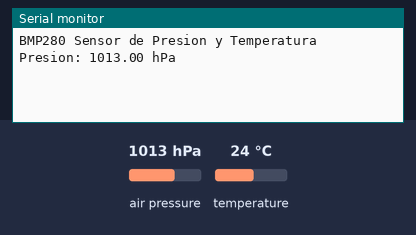
This sketch was run on a simulated Arduino Uno, built with avr-gcc and run on an emulated ATmega328P. Parts: the last lines printed to the serial monitor. The inputs (shaded band) are chosen by the test bench; at power-on: air pressure 1013 hPa, temperature 24 °C.

Above: at 3.2 s.
3.3 s: air pressure set to 952 hPa
At 5.4 s:
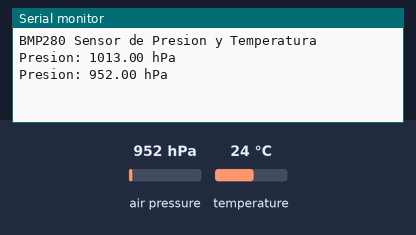
6.3 s: air pressure set to 975 hPa
At 9.1 s:
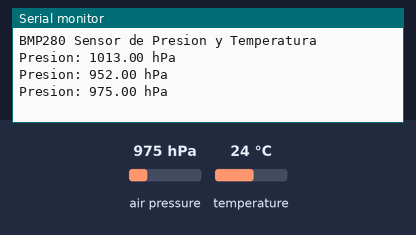
Timing chart, 0 to 10.6 s (numbered marks = the images above; inputs shaded):
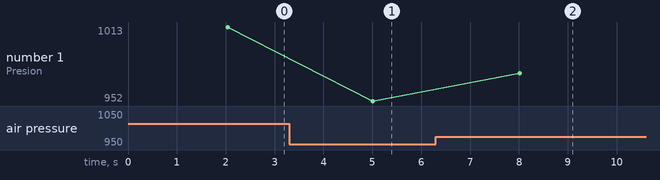

The sketch:

bmp280.ino
```cpp
#include <Adafruit_Sensor.h>
#include "Adafruit_BMP280.h"
// por defecto la libreria lee en la direccion 0x77, y para poner el chip en esa dirección mandamos un
// valor 1 en el pin sd0
Adafruit_BMP280 bmp; // I2C
float presion; // Almacena la presion atmosferica (Pa)
float temperatura; // Almacena la temperatura (oC)
int altitud; // Almacena la altitud (m) (se puede usar variable float)

void setup() {
  Serial.begin(9600);// Inicia comunicacion serie
  delay(2000);
  if(!bmp.begin()){ // Inicia el sensor
    Serial.println("BMP280 no encontrado");
    delay(10);
  }
  Serial.println("BMP280 Sensor de Presion y Temperatura");
}

void loop() {
   // Lee valores del sensor:
   presion = bmp.readPressure()/100;
   temperatura = bmp.readTemperature();
   altitud = bmp.readAltitude (1015); // presión en hPa a nivel del mar

   // Imprime valores por el serial monitor:
   Serial.print(F("Presion: "));
   Serial.print(presion);
   Serial.println(" hPa");

   delay(3000);
}
```

Measured:
- after the input at 3.3 s, the serial monitor: prints a new line after 1.7 s (image 1)
- after the input at 6.3 s, the serial monitor: prints a new line after 1.7 s (image 2)
- plotted number 1: 1013 → 952 after the input at 3.3 s, 952 → 975 after the input at 6.3 s
